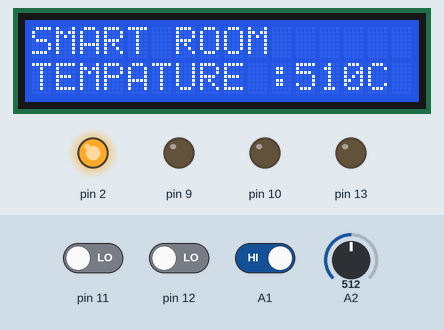
The sketch below on a simulated Arduino Uno, built with avr-gcc and run on an emulated ATmega328P. Shown: 16×2 character LCD, output pins drawn as LEDs (lit = HIGH). The inputs (shaded band) are chosen by the test bench; at power-on: pin 12 LOW, pin 11 LOW, A2 = 512, A1 HIGH. What the sketch prints to the serial monitor is not drawn.

Above: at 0.93 s.
1.3 s: pin 12 driven HIGH
At 2.05 s:
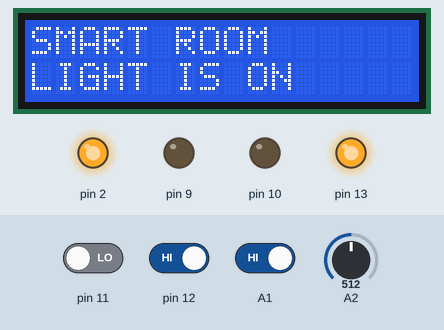
3.7 s: pin 11 driven HIGH
At 4.18 s:
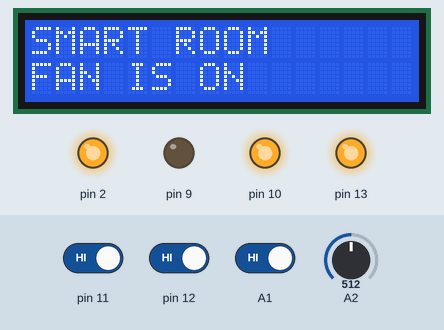
6.0 s: pin 12 driven LOW
At 6.52 s:
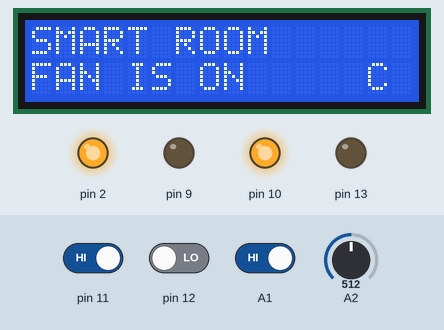
8.2 s: A2 set to 34
At 8.76 s:
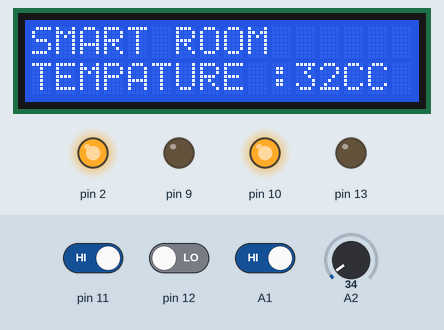
10.8 s: A2 set to 26
At 11.91 s:
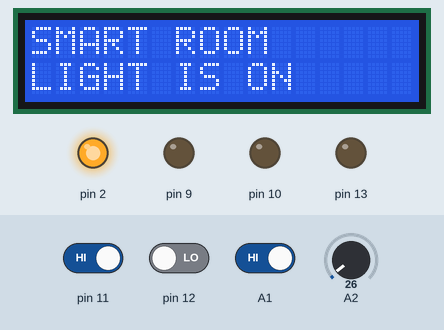
13.8 s: A1 driven LOW
At 15.1 s:
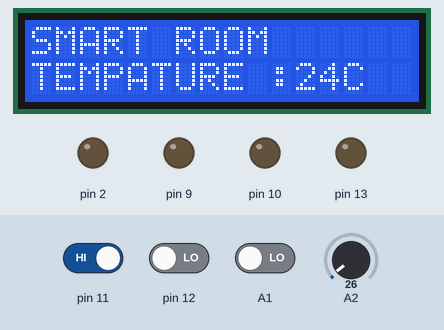
Timing chart, 0 to 16.7 s (numbered marks = the images above; inputs shaded):
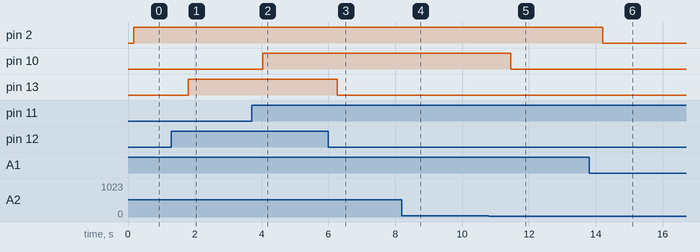

The sketch:

SMART_ROOM.ino
```cpp
#include <LiquidCrystal.h>
LiquidCrystal lcd(8,7,6,5,4,3);
int gas=12;
int mot=11;
int temp=2;
int tem;
void setup()
{

Serial.begin(9600);
pinMode(13, OUTPUT);
pinMode(12,INPUT);
pinMode(11,INPUT);
pinMode(10,OUTPUT);
pinMode(9,OUTPUT);
pinMode(A1,INPUT);
pinMode(2,OUTPUT);
lcd.begin(16,2);
lcd.setCursor(0,0);
lcd.print("SMART ROOM");


}


void loop(){

gas= digitalRead(12);
mot= digitalRead(11);
temp=analogRead(2);
tem=temp-2;

Serial.println("Gas sensor");
Serial.println(gas);
Serial.println("MOTION sensor");
Serial.println(mot);
Serial.println("Room temperture");
Serial.println(temp);


lcd.setCursor(0,1);

lcd.print("TEMPATURE :");
lcd.print(tem);
lcd.print("C");
delay(100);


if (gas == HIGH){
digitalWrite(13,HIGH);
lcd.setCursor(0,1);
lcd.print("GAS LEAKAGE      ");
delay(100);
}
else{
digitalWrite(13,LOW);
lcd.print("                ");

}
if ( !digitalRead(A1))
{
  digitalWrite(2,LOW);

}
else
{
  digitalWrite(2,HIGH);
  lcd.setCursor(0,1);
  lcd.print("LIGHT IS ON   ");
  delay(100);
}


if (temp > (30)&& mot == HIGH) {

  digitalWrite(10,HIGH);
  digitalWrite(9,LOW);
  lcd.setCursor(0,1);
  lcd.print("FAN IS ON     ");
  delay(100);

  }

else
{
  digitalWrite(10,LOW);
  digitalWrite(9,LOW);

}


delay(200);
}
```

Measured:
- the behaviour switches between 31 and 30 on A2 (found by bisection; images 4 and 5)
- after the input at 1.3 s, pin 13: LOW → HIGH after 0.50 s; the display: first differs from a run without the input after 0.50 s (image 1 shows a later state)
- after the input at 3.7 s, pin 10: LOW → HIGH after 0.33 s; the display: first differs from a run without the input after 0.33 s (image 2)
- after the input at 6.0 s, pin 13: HIGH → LOW after 0.26 s; the display: first differs from a run without the input after 0.27 s (image 3 shows a later state)
- after the input at 8.2 s, the display: first differs from a run without the input after 0.51 s (image 4)
- after the input at 10.8 s, pin 10: HIGH → LOW after 0.66 s
- after the input at 13.8 s, pin 2: HIGH → LOW after 0.40 s
